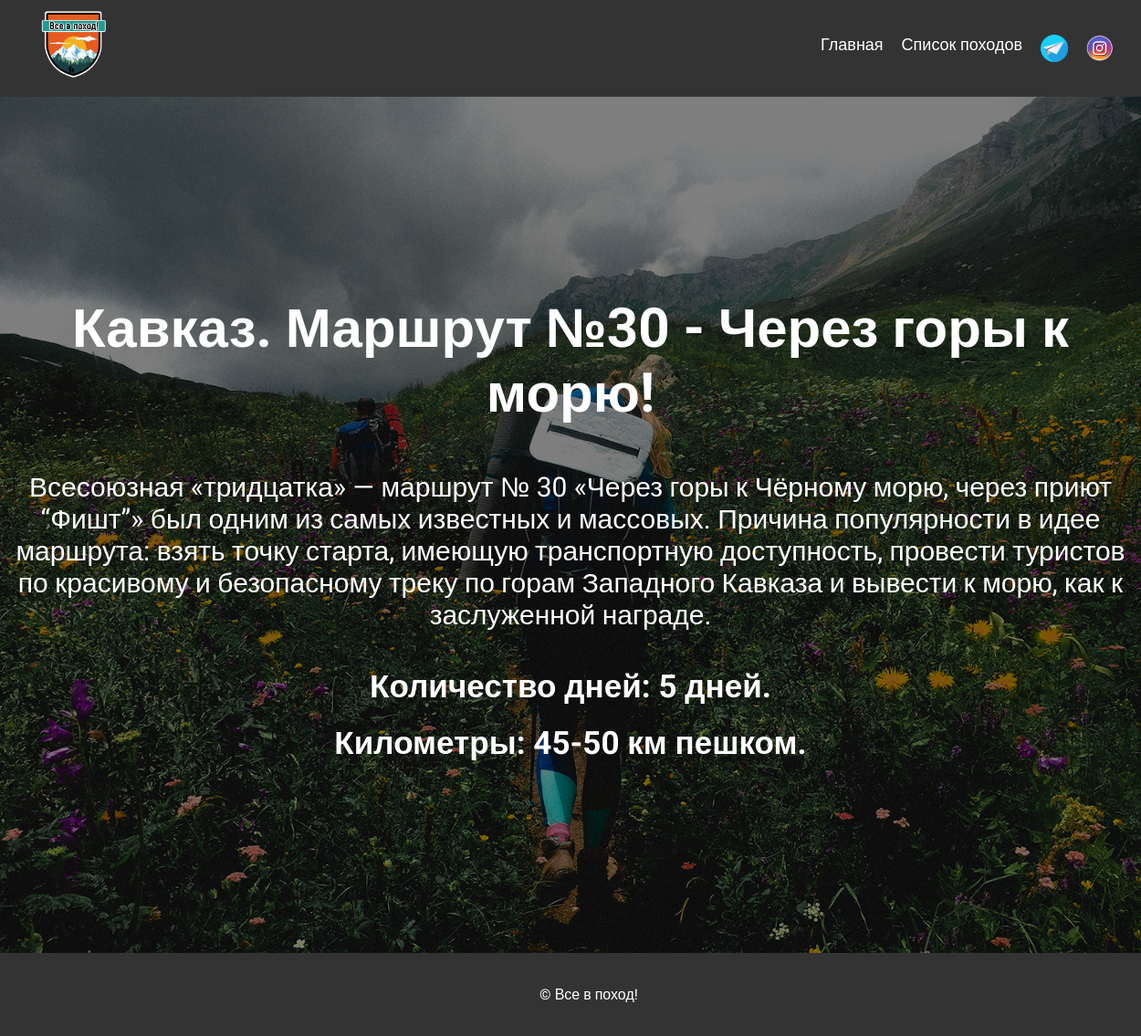
The page /catalog/3/ on the database its author committed.
### catalog/models.py (models this page shows, shortened)
class Catalog(models.Model):
    title = models.CharField('Название', max_length=50)
    description = models.TextField('Описание', max_length=5000)
    image = models.ImageField(
        'Изображение',
        upload_to='static_dev/img/',
        blank=True,
        null=True
        )
    is_published = models.BooleanField(
        'Опубликовано',
        default=False,
        help_text='Снимите галочку, чтобы скрыть публикацию.'
    )
    region = models.CharField('Регион', max_length=30, blank=True)
    duration = models.CharField('Длительность', max_length=50, blank=True)
    distance = models.CharField('Расстояние', max_length=255, blank=True)
    class Meta:
        verbose_name = 'Каталог'
        verbose_name_plural = 'Каталог'

### catalog/views.py (the view)
# urls.py: path('<int:pk>/', views.PohodDetailView.as_view(), name='pohod_detail'),
class PohodDetailView(DetailView):
    model = Catalog  # Модель каталог с полями.
    template_name = 'catalog/pohod_detail.html'  # Путь к вашему шаблону
    context_object_name = 'catalog'  # Имя переменной в шаблоне

### templates/catalog/pohod_detail.html (shortened to what this page needs)
{% extends 'base.html' %}
{% load static %}
{% block content %}
<section>
  <div class="image-container">
    <img src="{{ catalog.image.url }}" alt="people" class="background-image">
    <div class="overlay-backgrounddetail"></div>
    <div class="overlay-textdetail">
    <h1>{{ catalog.title }}</h1>
    <p>{{ catalog.description }}</p>
    <h3>Количество дней: {{ catalog.duration }}</h3>
    <h3>Километры: {{ catalog.distance }}</h3>
    </div>
  </div>
</section>
{% endblock %}

### rows shown on the page
Catalog: image (picture), title "Кавказ. Маршрут №30 - Через горы к морю!", description "Всесоюзная «тридцатка» — маршрут № 30 «Через горы к Чёрному морю, через приют “Фишт”» был одним из самых известных и массовых. Причина популярности в идее маршрута: взять точку старта, имеющую транспортную доступность, провести туристов по красивому и безопасному треку по горам Западного Кавказа и вывести к морю, как к заслуженной награде.", duration "5 дней.", distance "45-50 км пешком."
